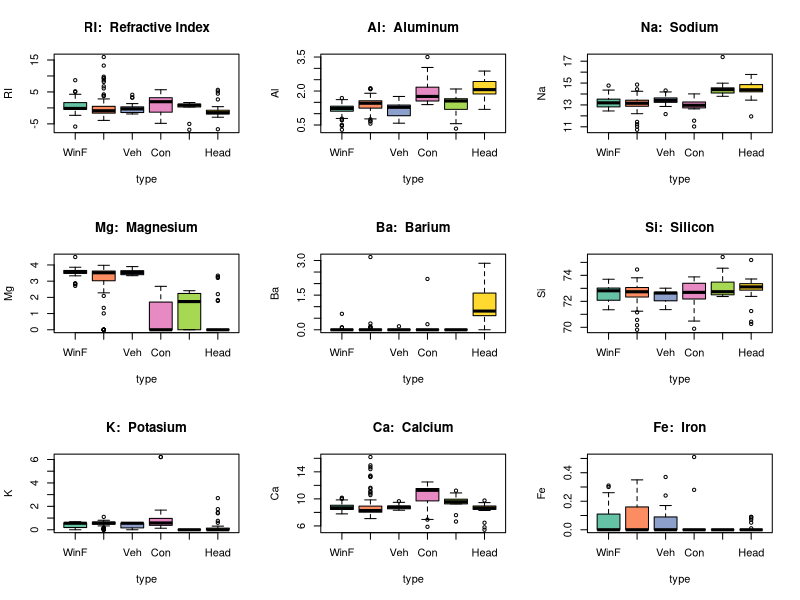
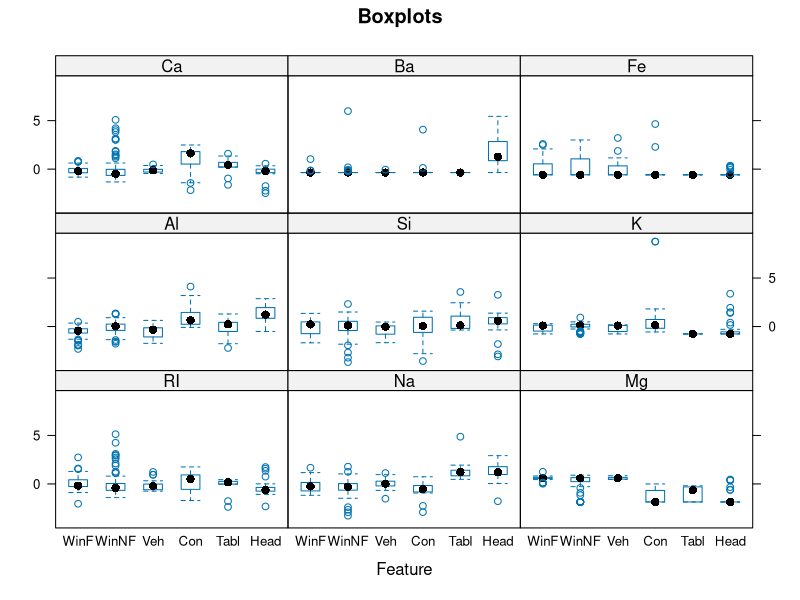
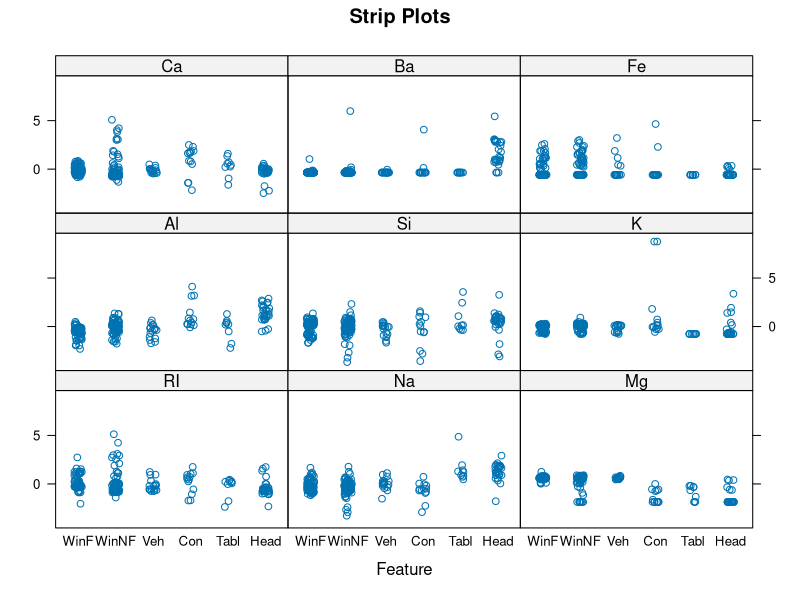
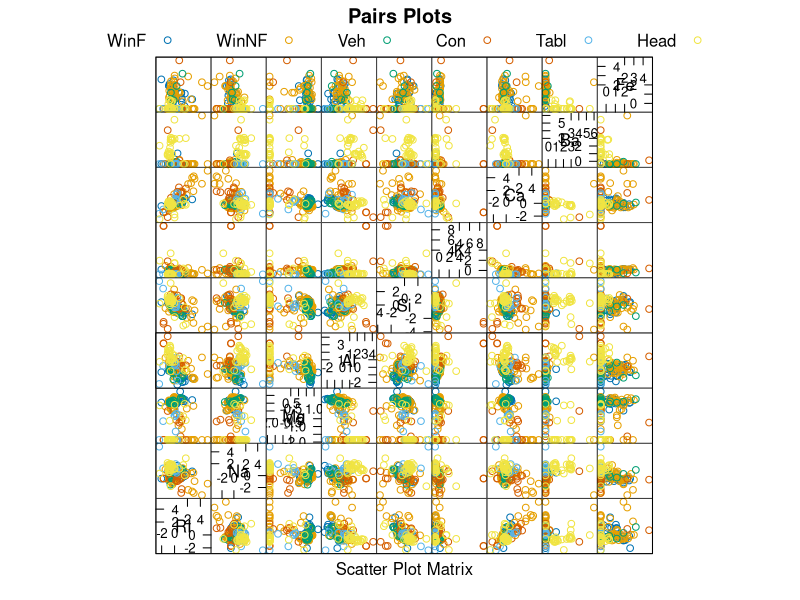
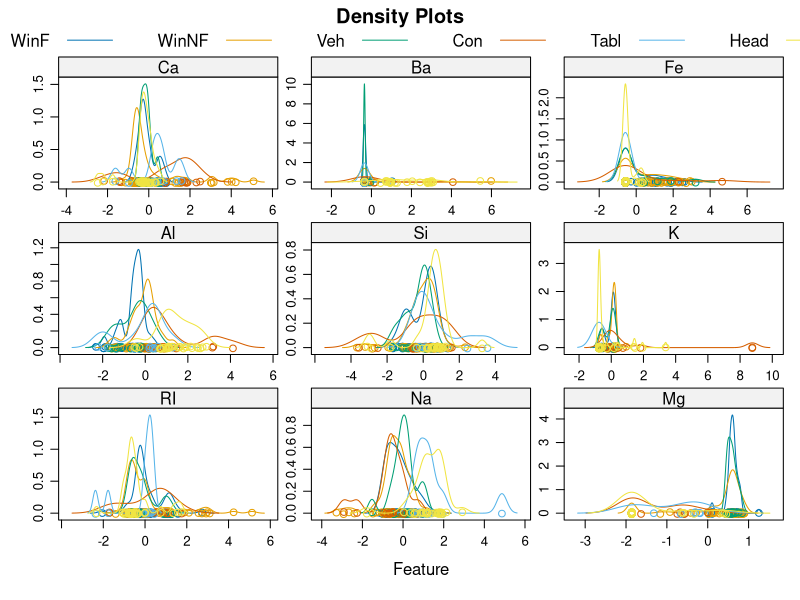

R code for these plots, in order:
## ---- chunk 1
knitr::opts_chunk$set(echo = TRUE)
## ---- chunk 2
time.1 <- Sys.time()
## ---- chunk 3
library(MASS)    # fgl
library(dplyr)   # select
library(caret)   # featurePlot
## ---- chunk 4
rawData <- fgl
str(rawData)
## ---- chunk 5
head(rawData)
## ---- chunk 6
table(rawData$type)
## ---- chunk 7
type    <- rawData$type
rawData <- rawData %>% select(-type)
## ---- chunk 8
library(RColorBrewer)
colorSet <-brewer.pal(6, "Set2")   # Qualitative palette

par(mfrow=c(3,3))
plot(RI ~ type, data=fgl, col=colorSet, main="RI:  Refractive Index")
plot(Al ~ type, data=fgl, col=colorSet, main="Al:  Aluminum")
plot(Na ~ type, data=fgl, col=colorSet, main="Na:  Sodium")
plot(Mg ~ type, data=fgl, col=colorSet, main="Mg:  Magnesium")
plot(Ba ~ type, data=fgl, col=colorSet, main="Ba:  Barium")
plot(Si ~ type, data=fgl, col=colorSet, main="Si:  Silicon")
plot(K ~  type, data=fgl, col=colorSet, main="K:  Potasium")
plot(Ca ~ type, data=fgl, col=colorSet, main="Ca:  Calcium")
plot(Fe ~ type, data=fgl, col=colorSet, main="Fe:  Iron")
## ---- chunk 9
transformSetup <- preProcess(rawData, method=c("center", "scale"))
centeredScaled <- predict(transformSetup, rawData)
## ---- chunk 10
featurePlot(centeredScaled, type, "box", main="Boxplots")
## ---- chunk 11
featurePlot(centeredScaled, type,"strip", jitter=TRUE, main="Strip Plots")
## ---- chunk 12
featurePlot(centeredScaled, type, "pairs", auto.key=list(columns=6), main="Pairs Plots")
## ---- chunk 13
featurePlot(centeredScaled, type, "density", 
            scales=list(x=list(relation="free"), 
                        y=list(relation="free")),
            auto.key=list(columns=6), 
            main="Density Plots")
## ---- chunk 14
time.2 <- Sys.time()
processingTime <- paste("Processing time:", sprintf("%.1f",
                        as.numeric(difftime(time.2, time.1, units="secs"))), "sec\n")
